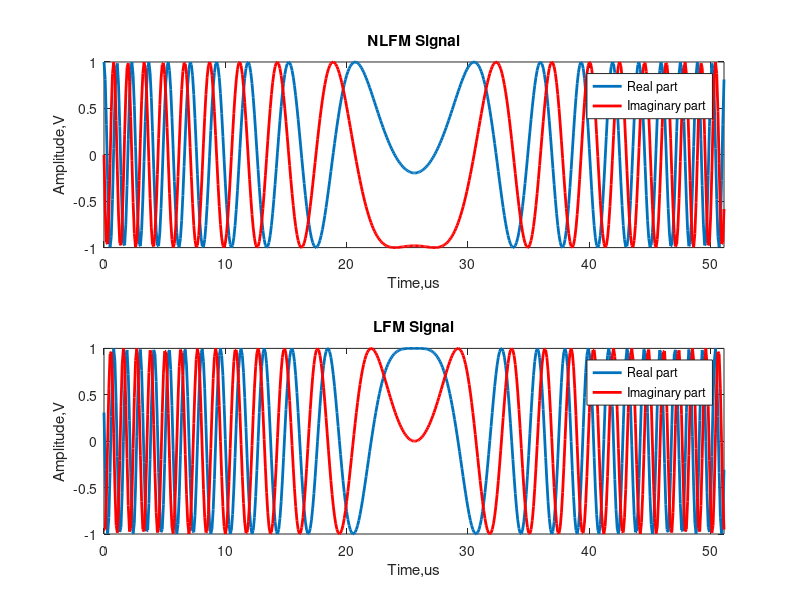
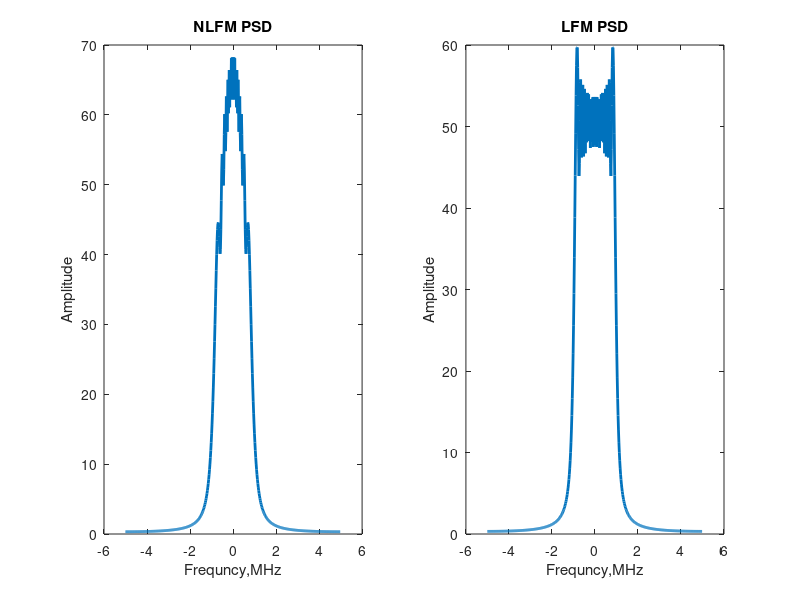
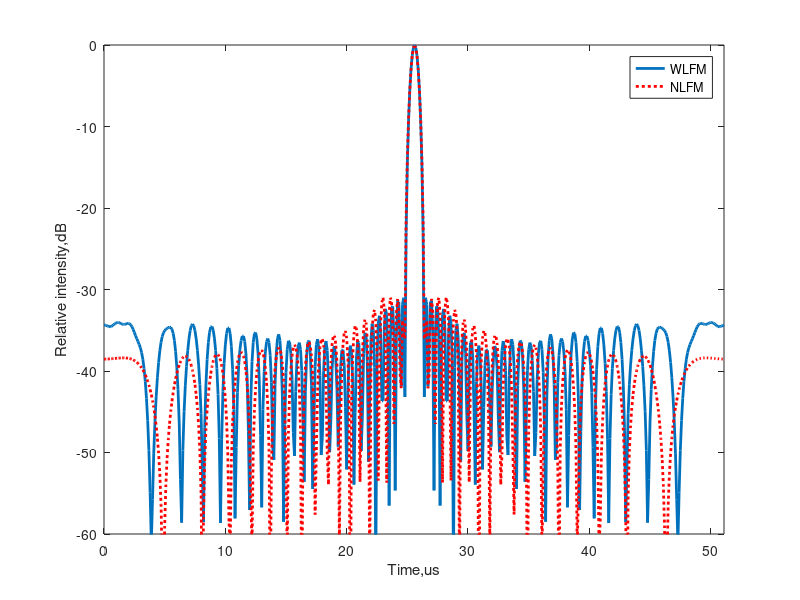
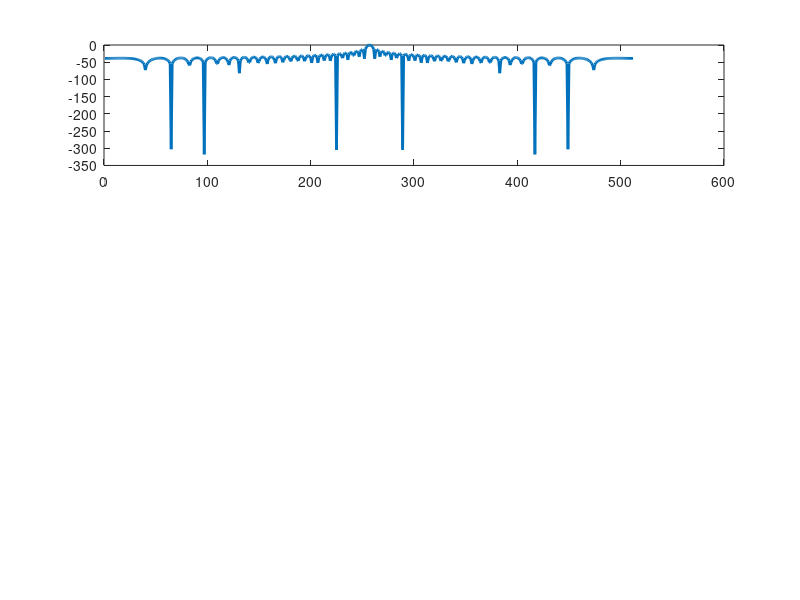

MATLAB code for these plots, in order: (Note: this script raises an error after producing the figures.)



% --------------------------------------------------------------------------------------------------
%
%    Demo software for Performance comparison of the ACFs produced by the LFM chirp windowed by the 
%    Taylor window, and the optimized NLFM signal 
%               
%               Release ver. 1.0.0  (May 29, 2015)
%
% --------------------------------------------------------------------------------------------------
%
% The software reproduces some results described in the papers:
%
% Zhi-huo XU, Yun-kai Deng, Robert Wang, et al., "A New Optimization Framework for Nonlinear FM Chirps Using the Firefly Algorithm", 
%
% submitted to IEEE Geosci. Remote Sens. Lett.
%
% --------------------------------------------------------------------------------------------
%
% authors:              Zhi-huo Xu, Yun-kai Deng,Robert Wang, et al.
%
% web page:              http://
%
% contact:               xuzhihuo@gmail.com
%
% --------------------------------------------------------------------------------------------
% Copyright (c) 2015 IECAS.
% Institute of Electronics, Chinese Academy of Sciences.
% All rights reserved.
% This work should be used for nonprofit purposes only.
% --------------------------------------------------------------------------------------------

clc;clear;close all;
load data

kr=Band/Tr;


t=(0:1/fs:Tr-1/fs);
sig_lfm=exp(1i*pi*kr*(t-Tr/2).^2);

Nr=length(t);
efc_num=Nr*Band/fs;
efc_num=double(int16(efc_num/2)*2);
window = 0*sig_lfm;

window(Nr/2-efc_num/2:Nr/2+efc_num/2-1)= taylorwin(efc_num,4,-33.797);

hf=fftshift(window).*fft(sig_lfm);
sig_lfm_fre=fft(sig_lfm); 

acf_lfm=sig_lfm_fre.*conj(fft(sig_lfm));
acf_lfm=ifft(acf_lfm);

acf_wlfm=sig_lfm_fre.*conj(hf);
acf_wlfm=ifft(acf_wlfm);


hf2=fft(sig_nlfm);
sig_nlfm_fre=fft(sig_nlfm);
acf_nlfm=sig_nlfm_fre.*conj(hf2);
acf_nlfm=ifft(acf_nlfm);

amp_lfm=abs(acf_lfm)/max(abs(acf_lfm(:)));
amp_lfm=fftshift(amp_lfm);
amp_lfm=20*log10(amp_lfm);

amp_wlfm=abs(acf_wlfm)/max(abs(acf_wlfm(:)));
amp_wlfm=fftshift(amp_wlfm);
amp_wlfm=20*log10(amp_wlfm);

amp_nlfm=abs(acf_nlfm)/max(abs(acf_nlfm(:)));
amp_nlfm=fftshift(amp_nlfm);
amp_nlfm=20*log10(amp_nlfm);




figure;lw=2;
subplot(211)
plot(t/1e-6,real(sig_nlfm),'LineWidth',lw);
hold on
plot(t/1e-6,imag(sig_nlfm),'r','LineWidth',lw);
xlabel('Time,us');ylabel('Amplitude,V');
title('NLFM Signal');
legend('Real part','Imaginary part');
axis([t(1)/1e-6 t(end)/1e-6 -1 1]);

subplot(212)
plot(t/1e-6,real(sig_lfm),'LineWidth',lw);
hold on
plot(t/1e-6,imag(sig_lfm),'r','LineWidth',lw);
xlabel('Time,us');ylabel('Amplitude,V');
title('LFM Signal');
legend('Real part','Imaginary part');
axis([t(1)/1e-6 t(end)/1e-6 -1 1]);

figure;
subplot(121)
baxis=1e-6*(-fs/2:fs/Nr:fs/2-fs/Nr);
psd=fftshift(abs(sig_nlfm_fre));
plot(baxis,psd,'LineWidth',lw);title('NLFM PSD');
xlabel('Frequncy,MHz');ylabel('Amplitude');

subplot(122)
psd=fftshift(abs(sig_lfm_fre));
plot(baxis,psd,'LineWidth',lw);title('LFM PSD');
xlabel('Frequncy,MHz');ylabel('Amplitude');

figure
plot(t/1e-6,(amp_wlfm),'linewidth',lw);hold on;plot(t/1e-6,(amp_nlfm),':r','linewidth',lw);
legend('WLFM','NLFM');
xlabel('Time,us');ylabel('Relative intensity,dB');
axis([t(1)/1e-6 t(end)/1e-6 -60 0]);

figure
subplot(311)
amp=amp_lfm;
plot((amp),'linewidth',lw);[pslr, idx_l,idx_r]=QualityM(amp);
rectangle('Position',[idx_l,min(amp),(idx_r-idx_l),max(-amp)],'EdgeColor','r','Linewidth',1);
title(['ACF of the LFM: PSLR',num2str(pslr),'; Width:',num2str(idx_r-idx_l)]);
xlabel('Time');ylabel('Relative intensity,dB');
axis([1 Nr -60 0]);

subplot(312)
amp=amp_wlfm;
plot(amp,'linewidth',lw);[pslr, idx_l,idx_r]=QualityM(amp);
rectangle('Position',[idx_l,min(amp),(idx_r-idx_l),max(-amp)],'EdgeColor','r','Linewidth',1);
title(['ACF of the WLFM: PSLR',num2str(pslr),'; Width:',num2str(idx_r-idx_l)]);
xlabel('Time');ylabel('Relative intensity,dB');
axis([1 Nr -60 0]);

subplot(313)
amp=amp_nlfm;
plot(amp,'linewidth',lw);[pslr, idx_l,idx_r]=QualityM(amp);
rectangle('Position',[idx_l,min(amp),(idx_r-idx_l),max(-amp)],'EdgeColor','r','Linewidth',1);
title(['ACF of the NLFM: PSLR',num2str(pslr),'; Width:',num2str(idx_r-idx_l)]);
xlabel('Time,us');ylabel('Relative intensity,dB');
axis([1 Nr -60 0]);


